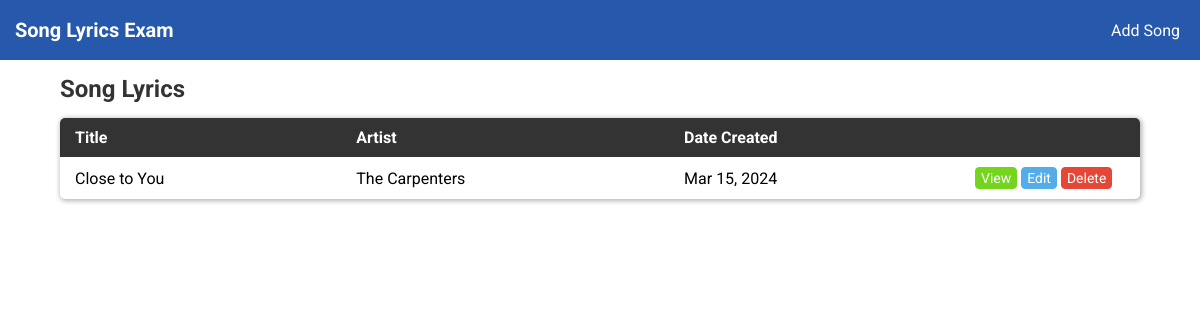
The page / on the database its author committed.
### tables this page shows
CREATE TABLE `song` (
  `id` int NOT NULL AUTO_INCREMENT,
  `title` varchar(255) DEFAULT NULL,
  `artist` varchar(65) DEFAULT NULL,
  `song_lyrics` longtext,
  `date_created` date DEFAULT NULL,
  PRIMARY KEY (`id`)
);

### includes/form-get-all.php (called while the page is built, shortened)
<?php
if($_SERVER["REQUEST_METHOD"] == "GET") {
    try {
        require_once "db-host.php";
        $query = "SELECT * FROM song;";
        $stmt = $pdo->prepare($query);
        $stmt->execute();
        $results = $stmt->fetchAll(PDO::FETCH_ASSOC);
    } catch (PDOException $e) {
        die("Error: " . $e->getMessage());
    }
}

### index.php (the view, shortened to what this page needs)
<!DOCTYPE html>
<html lang="en">
<head>
    <link rel="stylesheet" href="./assets/css/styles.css" />
</head>
<body>
    <nav class="navbar">
        <div class="navbar__header">
            <p class="header-text">Song Lyrics Exam</p>
        </div>
        <div class="navbar__list">
            <ul>
                <li><a href="./add.php">Add Song</a></li>
            </ul>
        </div>
    </nav>
    <main>
        <div class="song-lists">
            <table>
                <thead>
                    <tr>
                        <th>Title</th>
                        <th>Artist</th>
                        <th>Date Created</th>
                        <th width="150"></th>
                    </tr>
                </thead>
                <tbody>
                    <div class="landing-wrap">
                        <h1 class="h1">Song Lyrics</h1>
                    </div>
                    <?php
                        require_once "includes/form-get-all.php";
                        if(count($results) > 0) :
                            foreach ($results as $item) :
                            $date = date_create($item["date_created"]);
                    ?>
                        <tr>
                            <td><?php echo $item["title"]; ?></td>
                            <td><?php echo $item["artist"]; ?></td>
                            <td><?php echo date_format($date,"M d, Y"); ?></td>
                            <td>
                                <a href="<?php echo 'lyrics.php?id='.$item['id']; ?>" class="btn btn-view">View</a>
                                <a href="<?php echo 'edit.php?id='.$item['id']; ?>" class="btn btn-edit">Edit</a>
                                <form class="inline-block" action="/includes/form-delete.php" method="POST">
                                    <input type="submit" class="btn btn-delete" value="Delete" />
                                </form>
                            </td>
                        </tr>
                    <?php
                            endforeach;
                        else :
                    ?>
                        <tr>
                            <td colspan="4" class="text-center">No Results</td>
                        </tr>
                    <?php
                        endif;
                    ?>
                </tbody>
            </table>
        </div>
    </main>
</body>
</html>

### assets/css/styles.css (style rules this page uses)
:root { --color-primary: #2659ab; --color-view: #73d61c; --color-view-hover: #65b320; --color-edit: #54aceb; --color-edit-hover: #2f7db5; --color-delete: #e64635; --color-delete-hover: #b83d30; --color-faded-gray: rgba(0,0,0,0.3); --color-gray: #333; }
body { margin: 0; }
* { font-family: "Roboto", sans-serif; }
.inline-block { display: inline-block; }
.h1 { color: var(--color-gray); font-size: 24px; font-weight: bold; margin: 0; }
.btn { display: inline-block; background: var(--color-primary); color: #fff; border: 1px solid var(--color-primary); font-size: 14px; border-radius: 4px; cursor: pointer; padding: 2px 5px; text-decoration: none; -webkit-transition: background 0.3s, border 0.3s; transition: background 0.3s, border 0.3s; }
.btn-view { background-color: var(--color-view); border-color: var(--color-view); }
.btn-edit { background-color: var(--color-edit); border-color: var(--color-edit); }
.btn-delete { background-color: var(--color-delete); border-color: var(--color-delete); }
.navbar { background: var(--color-primary); height: 50px; display: flex; justify-content: space-between; padding: 5px 15px; }
.navbar__header .header-text { color: #fff; font-size: 20px; margin: 0; line-height: 50px; font-weight: bold; }
.navbar__list ul { list-style-type: none; padding: 0; }
.navbar__list ul li { display: inline-block; margin-inline: 5px; }
.navbar__list ul li a { color: #fff; text-decoration: none; -webkit-transition: color 0.3s; transition: color 0.3s; }
.landing-wrap { width: 90%; margin: 15px auto; }
.song-lists table { border-spacing: 0; width: 90%; box-shadow: 1px 1px 5px 1px var(--color-faded-gray); margin: 15px auto; box-sizing: border-box; border-radius: 5px; overflow: hidden; }
.song-lists table th, .song-lists table td { padding: 10px 15px; }
.song-lists table th { background: var(--color-gray); color: #fff; text-align: left; }

### rows shown on the page
song: title "Close to You", artist "The Carpenters", date_created "Mar 15, 2024"
